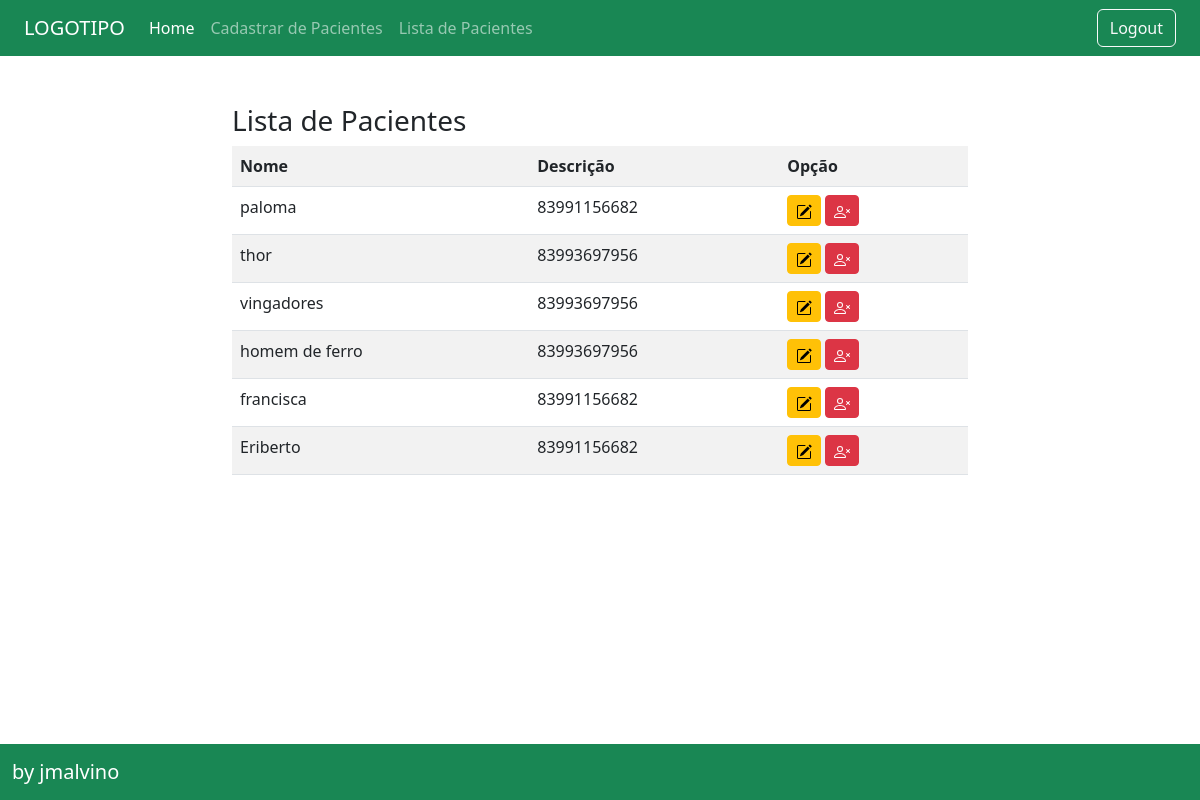
Before: /pacientes/listar (signed in) with the older database file.
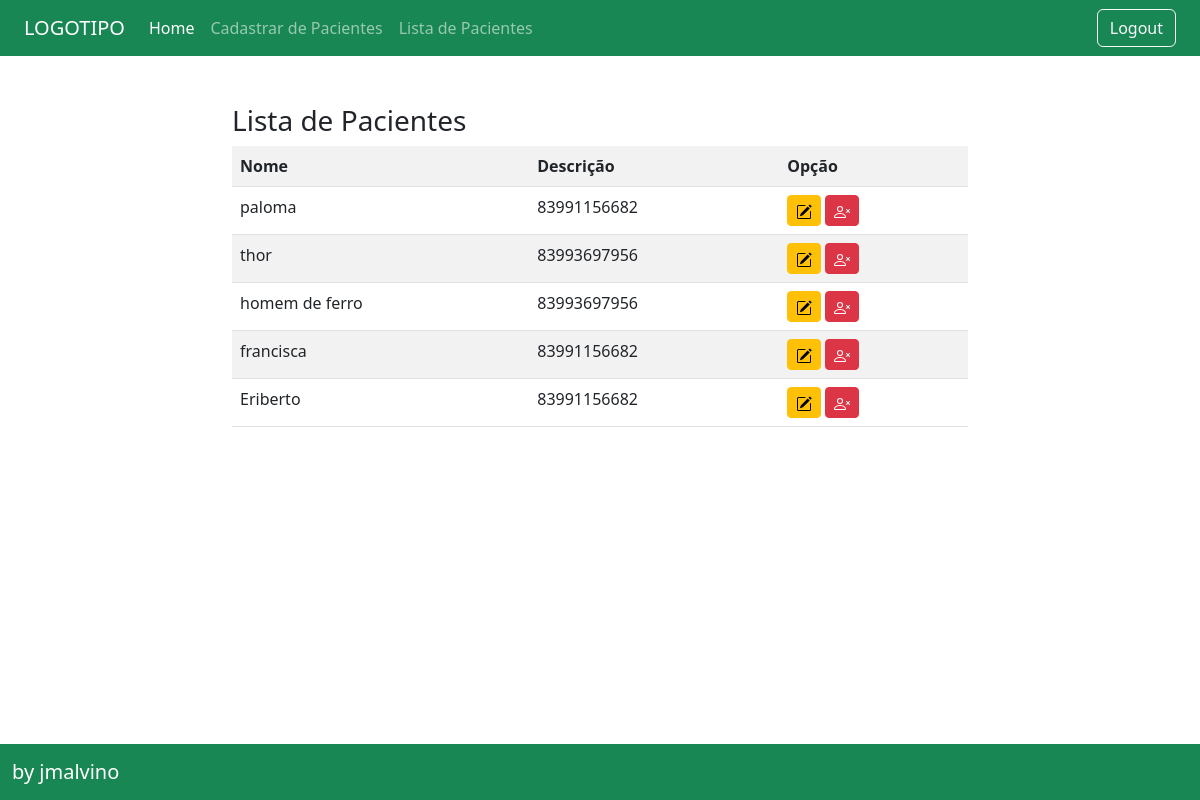
After: the same page with the newer database file.
### pacientes/models.py (models this page shows, shortened)
class Pacientes(models.Model):
    nome = models.CharField(max_length=255)
    telefone = models.CharField(max_length=20)
    endereco = models.CharField(max_length=255)
    numero = models.CharField(max_length=10)
    cidade = models.CharField(max_length=100)
    uf = models.CharField(max_length=2)
    pais = models.CharField(max_length=100)
    cep = models.CharField(max_length=8)
    dataDeCriacao = models.DateTimeField(auto_now_add=True)

### pacientes/views.py (the view)
# urls.py: path('listar', PacientesList.as_view(), name="listar-pacientes"),
class PacientesList(CreateView):
    model = Pacientes
    fields = ['nome']
    template_name: 'pacientes/pacientes_form.html'
    success_message = "Cadastrado com sucesso!!"
    success_url = reverse_lazy('listar-pacientes')

### pacientes/templates/pacientes/pacientes_list.html (shortened to what this page needs)
{% extends 'pacientes/base.html' %}
{%block conteudo %}
<br>
<br>
<h3 >Lista de Pacientes</h3>
<div class="table-responsive">
    <table class="table table-striped">
        <tr>
            <th>Nome</th>
            <th>Descrição</th>
            <th>Opção</th>
        </tr>
        {% if request.user.is_authenticated %}
        {% for pacientes in object_list %}
        <tr>
            <td>{{ pacientes.nome }}</td>
            <td>{{ pacientes.telefone }}</td>
            <td>
                <a href="{% url 'editar-pacientes' pacientes.pk %}" class="btn btn-warning btn-sm">
                </a>
                <a href="{% url 'excluir-pacientes' pacientes.pk  %}"class="btn btn-danger btn-sm">
                </a>
            </td>
        {% empty %}
        <tr>
            <td colspan="3"> Nenhum campo registrado. </td>
        </tr>
        {% endfor %}
        {% endif %}
    </table>
</div>
{% endblock %}

### pacientes/templates/pacientes/base.html (shortened to what this page needs)
{% load static%}
<!doctype html>
<html lang="pt-br">
  <head>
    <link href="https://cdn.jsdelivr.net/npm/bootstrap@5.2.2/dist/css/bootstrap.min.css" rel="stylesheet">
  </head>
  <body>
    <header>
        <div class="container-fluid bg-success">
            <div class="row">
                <div class="col">
                    <nav class="navbar navbar-expand-lg navbar-dark bg-success">
                        <div class="container-fluid">
                          <a class="navbar-brand" href="#">LOGOTIPO</a>
                          <div class="collapse navbar-collapse" id="navbarSupportedContent">
                            <ul class="navbar-nav me-auto mb-2 mb-lg-0">
                              <li class="nav-item">
                                <a class="nav-link active" aria-current="page" href="{% url 'index' %}">Home</a>
                              </li>
                              <li class="nav-item">
                                <a class="nav-link" href="{% url 'cadastar-pacientes' %}">Cadastrar de Pacientes</a>
                              </li>
                              <li class="nav-item">
                                <a class="nav-link" href="{% url 'listar-pacientes' %}">Lista de Pacientes</a>
                              </li>
                            </ul>
                            <form class="d-flex">
                              <button class="btn btn-outline-light" type="submit"><a href='{% url 'logout' %}'style="text-decoration:none;color: currentColor;">Logout</a> </button>
                            </form>
                          </div>
                        </div>
                      </nav>
                </div>
            </div>
        </div>
        <div class="container-fluid" style="height: 697px">
            <div class="container">
                <div class="row">
                  <div class="col">
                  </div>
                  <div class="col-8 ">
                    <div class="conteudo">
                        {%block conteudo %}{% endblock %}
                    </div>
                  </div>
                  <div class="col">
                  </div>
                </div>
              </div>
        </div>
        <nav class="navbar fixed-bottom navbar-dark bg-success">
            <div class="container-fluid">
              <a class="navbar-brand" href="#">by jmalvino</a>
            </div>
          </nav>
    </header>
  </body>
</html>

Changed rows visible on the page:
removed Pacientes: nome "vingadores", telefone "83993697956"
